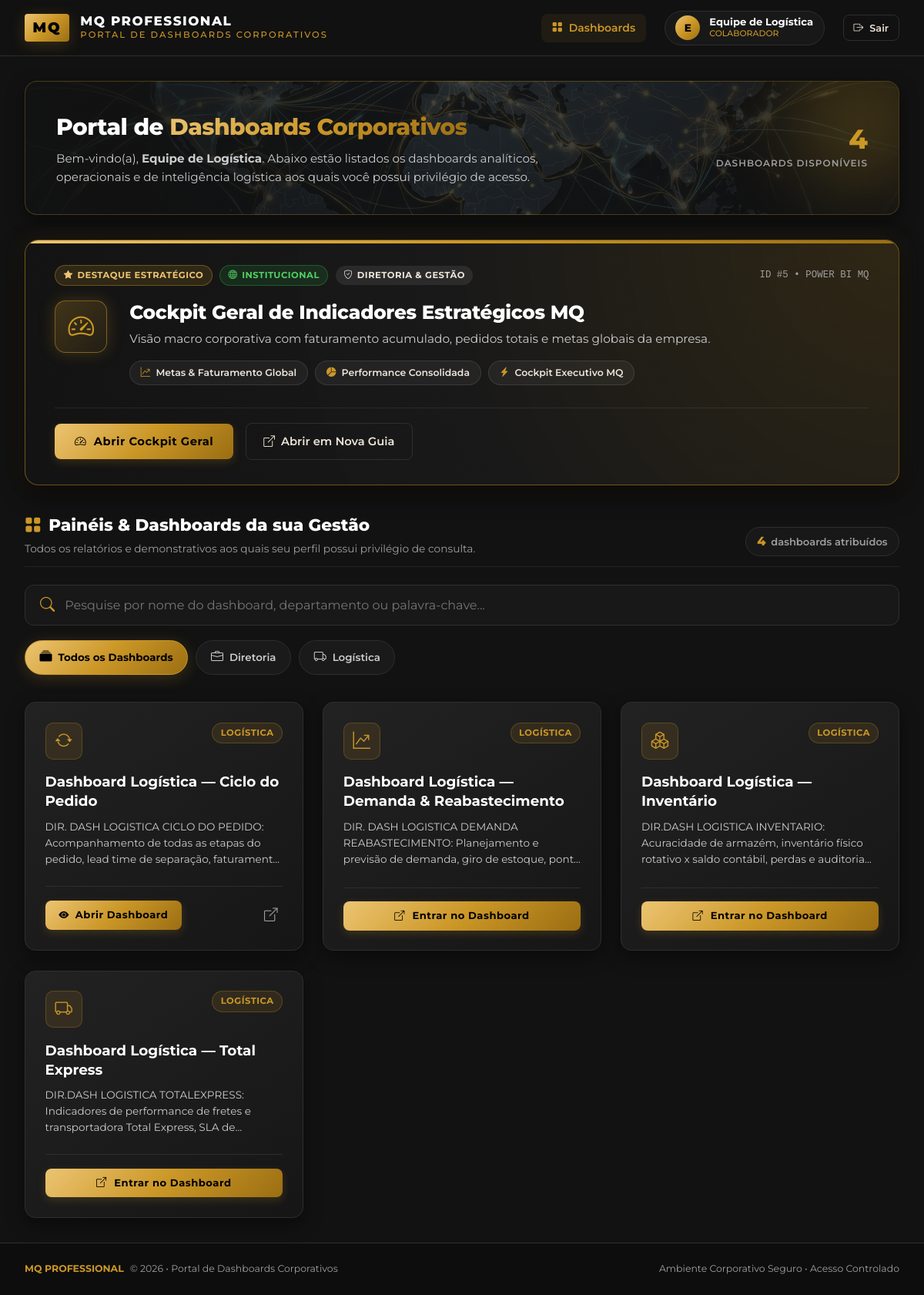
The app's page /portal (signed in) with its own data.
### tables this page shows
CREATE TABLE reports (
        id INTEGER PRIMARY KEY AUTOINCREMENT,
        title TEXT NOT NULL,
        description TEXT,
        department_id INTEGER NOT NULL,
        embed_url TEXT NOT NULL,
        icon TEXT DEFAULT 'bi-bar-chart-line',
        is_public INTEGER DEFAULT 0, -- 1 se visível para todos os usuários logados
        display_order INTEGER DEFAULT 0,
        active INTEGER DEFAULT 1,
        created_at DATETIME DEFAULT CURRENT_TIMESTAMP,
        FOREIGN KEY (department_id) REFERENCES departments (id) ON DELETE CASCADE
    );

CREATE TABLE departments (
        id INTEGER PRIMARY KEY AUTOINCREMENT,
        name TEXT NOT NULL,
        code TEXT UNIQUE NOT NULL,
        description TEXT,
        icon TEXT DEFAULT 'bi-folder',
        color TEXT DEFAULT '#CB9727',
        created_at DATETIME DEFAULT CURRENT_TIMESTAMP
    );

### app.py (the view)
@app.route('/portal')
@login_required
def portal():
    user_id = session['user_id']
    is_admin = session.get('role') == 'admin'
    selected_dept = request.args.get('dept', 'todos')
    accessible_departments = get_user_accessible_departments(user_id, is_admin)
    all_user_reports = get_reports_for_user(user_id, is_admin, 'todos')
    featured_report = None
    for r in all_user_reports:
        if r['id'] == 5 or 'Cockpit Geral' in r['title']:
            featured_report = r
            break
    raw_reports = get_reports_for_user(user_id, is_admin, selected_dept)
    reports = [r for r in raw_reports if not (featured_report and r['id'] == featured_report['id'])]
    return render_template(
        'index.html',
        reports=reports,
        featured_report=featured_report,
        departments=accessible_departments,
        selected_dept=selected_dept,
        total_reports=len(reports)
    )

### app.py (called while the page is built)
def login_required(f):
    @wraps(f)
    def decorated_function(*args, **kwargs):
        if 'user_id' not in session:
            flash('Por favor, faça login para acessar a Intranet.', 'warning')
            return redirect(url_for('login', next=request.url))
        return f(*args, **kwargs)
    return decorated_function

def resolve_embed_url(url):
    if not url:
        return ''
    try:
        host = request.host.split(':')[0]
        if host not in ('localhost', '127.0.0.1'):
            return url.replace('localhost:', f'{host}:').replace('127.0.0.1:', f'{host}:')
    except Exception:
        pass
    return url

@app.context_processor
def inject_globals():
    return {
        'current_user': {
            'id': session.get('user_id'),
            'username': session.get('username'),
            'name': session.get('name'),
            'role': session.get('role'),
            'is_admin': session.get('role') == 'admin'
        } if 'user_id' in session else None,
        'resolve_url': resolve_embed_url
    }

### database.py (called while the page is built)
def get_db():
    conn = sqlite3.connect(Config.DATABASE)
    conn.row_factory = sqlite3.Row
    conn.execute("PRAGMA foreign_keys = ON;")
    return conn

def get_user_accessible_departments(user_id, is_admin=False):
    conn = get_db()
    if is_admin:
        depts = conn.execute('''
            SELECT DISTINCT d.*
            FROM departments d
            JOIN reports r ON r.department_id = d.id AND r.active = 1
            ORDER BY d.name ASC
        ''').fetchall()
    else:
        depts = conn.execute('''
            SELECT DISTINCT d.*
            FROM departments d
            JOIN reports r ON r.department_id = d.id AND r.active = 1
            WHERE (
                r.is_public = 1
                OR d.id IN (SELECT department_id FROM user_departments WHERE user_id = ?)
                OR r.id IN (SELECT report_id FROM user_reports WHERE user_id = ?)
            )
            ORDER BY d.name ASC
        ''', (user_id, user_id)).fetchall()
    conn.close()
    return depts

### templates/index.html (shortened to what this page needs)
{% extends "base.html" %}
{% block extra_css %}
<link rel="stylesheet" href="{{ url_for('static', filename='css/portal.css') }}">
{% endblock %}
{% block content %}
<section class="portal-hero">
    <div style="max-width: 680px; z-index: 2;">
        <h1 class="portal-hero-title">Portal de <span>Dashboards Corporativos</span></h1>
        <p class="portal-hero-desc">
            Bem-vindo(a), <strong>{{ current_user.name }}</strong>. Abaixo estão listados os dashboards analíticos, operacionais e de inteligência logística aos quais você possui privilégio de acesso.
        </p>
    </div>
    <div class="portal-hero-stats" style="z-index: 2;">
        <div class="hero-stat-card">
            <div class="hero-stat-val" id="visibleReportsCounter">{{ total_reports }}</div>
            <div class="hero-stat-lbl">Dashboards Disponíveis</div>
        </div>
    </div>
</section>
{% if featured_report %}
<section class="portal-spotlight-section">
    <div class="spotlight-card">
        <div class="spotlight-header">
            <div class="spotlight-badges">
                <span class="mq-badge mq-badge-gold">
                    <i class="bi bi-star-fill"></i> DESTAQUE ESTRATÉGICO
                </span>
                <span class="mq-badge mq-badge-public">
                    <i class="bi bi-globe"></i> INSTITUCIONAL
                </span>
                <span class="mq-badge" style="background: rgba(255,255,255,0.08); color: var(--mq-creme-1);">
                    <i class="bi bi-shield-check"></i> DIRETORIA & GESTÃO
                </span>
            </div>
            <span style="font-size: 0.78rem; color: var(--mq-gray-muted); font-family: monospace;">
                ID #{{ featured_report.id }} • POWER BI MQ
            </span>
        </div>
        <div class="spotlight-body">
            <div class="spotlight-icon-box">
                <i class="bi {{ featured_report.icon or 'bi-speedometer2' }}"></i>
            </div>
            <div class="spotlight-info-col">
                <h2 class="spotlight-title">{{ featured_report.title }}</h2>
                <p class="spotlight-desc">
                    {{ featured_report.description or 'Visão macro corporativa com faturamento acumulado, pedidos totais e metas globais da empresa.' }}
                </p>
                <div class="spotlight-tags">
                    <div class="spotlight-tag-item">
                        <i class="bi bi-graph-up-arrow"></i> Metas & Faturamento Global
                    </div>
                    <div class="spotlight-tag-item">
                        <i class="bi bi-pie-chart-fill"></i> Performance Consolidada
                    </div>
                    <div class="spotlight-tag-item">
                        <i class="bi bi-lightning-charge-fill"></i> Cockpit Executivo MQ
                    </div>
                </div>
            </div>
        </div>
        <div class="spotlight-actions">
            <a href="{{ url_for('view_report', report_id=featured_report.id) }}" class="btn-mq-gold spotlight-btn-primary">
                <i class="bi bi-speedometer2"></i> Abrir Cockpit Geral
            </a>
            <a href="{{ featured_report.embed_url }}" target="_blank" rel="noopener noreferrer" class="btn-mq-outline spotlight-btn-secondary" title="Abrir em nova aba do navegador">
                <i class="bi bi-box-arrow-up-right"></i> Abrir em Nova Guia
            </a>
        </div>
    </div>
</section>
{% endif %}
<div class="portal-section-title-wrap">
    <div>
        <h2 class="portal-section-heading">
            <i class="bi bi-grid-fill" style="color: var(--mq-gold);"></i>
            {% if selected_dept != 'todos' %}
                Dashboards — {{ selected_dept | upper }}
            {% else %}
                Painéis & Dashboards da sua Gestão
            {% endif %}
        </h2>
        <p class="portal-section-sub">
            Todos os relatórios e demonstrativos aos quais seu perfil possui privilégio de consulta.
        </p>
    </div>
    <div class="portal-section-counter">
        <span class="badge-count">{{ total_reports }}</span> dashboards atribuídos
    </div>
</div>
<section class="portal-filter-bar">
    <div class="search-box-wrapper">
        <input type="text" id="reportSearchInput" class="search-input" placeholder="Pesquise por nome do dashboard, departamento ou palavra-chave..." autocomplete="off">
    </div>
    <div class="dept-pills-container">
        <a href="{{ url_for('portal', dept='todos') }}" class="dept-pill {% if selected_dept == 'todos' %}active{% endif %}">
            <i class="bi bi-collection-fill"></i> Todos os Dashboards
        </a>
        {% for dept in departments %}
        <a href="{{ url_for('portal', dept=dept.code) }}" class="dept-pill {% if selected_dept == dept.code %}active{% endif %}">
            <i class="bi {{ dept.icon }}"></i> {{ dept.name }}
        </a>
        {% endfor %}
    </div>
</section>
<section class="reports-grid" id="reportsGrid">
    {% for report in reports %}
    <article class="report-card {% if featured_report and report.id == featured_report.id %}report-card-featured{% endif %}"
             data-title="{{ report.title | lower }}"
             data-desc="{{ report.description | lower }}"
             data-dept="{{ report.department_name | lower }}">
        <div>
            <div class="report-card-top">
                <div class="report-icon-box">
                    <i class="bi {{ report.icon }}"></i>
                </div>
                <div>
                    {% if report.is_public %}
                    <span class="mq-badge mq-badge-public">
                        <i class="bi bi-globe"></i> Institucional
                    </span>
                    {% else %}
                    <span class="mq-badge" style="background: rgba(203, 151, 39, 0.12); color: {{ report.department_color }}; border: 1px solid {{ report.department_color }}44;">
                        {{ report.department_name }}
                    </span>
                    {% endif %}
                </div>
            </div>
            <h2 class="report-title">{{ report.title }}</h2>
            <p class="report-desc">{{ report.description or 'Relatório analítico e operacional de inteligência de negócios MQ Professional.' }}</p>
        </div>
        <div class="report-card-footer">
            {% if 'reportembed' in report.embed_url.lower() and not report.embed_url.startswith('http://localhost') and not report.embed_url.startswith('http://10.') %}
            <a href="{{ resolve_url(report.embed_url) }}" target="_blank" rel="noopener noreferrer" class="btn-mq-gold" style="padding: 0.55rem 1.1rem; font-size: 0.82rem; width: 100%; justify-content: center; gap: 0.6rem;">
                <i class="bi bi-box-arrow-up-right"></i> Entrar no Dashboard
            </a>
            {% else %}
            <a href="{{ url_for('view_report', report_id=report.id) }}" class="btn-mq-gold" style="padding: 0.55rem 1.1rem; font-size: 0.82rem;">
                <i class="bi bi-eye-fill"></i> Abrir Dashboard
            </a>
            <a href="{{ resolve_url(report.embed_url) }}" target="_blank" rel="noopener noreferrer" class="report-external-link" title="Abrir diretamente em nova guia">
                <i class="bi bi-box-arrow-up-right"></i>
            </a>
            {% endif %}
        </div>
    </article>
    {% endfor %}
</section>
{% endblock %}

### static/css/mq_theme.css (style rules this page uses)
:root { --mq-black: #000000; --mq-black-bg: #121212; --mq-black-surface: #181818; --mq-black-card: #1f1f1f; --mq-black-card-hover: #262626; --mq-border: #2e2e2e; --mq-border-subtle: #242424; --mq-white: #FFFFFF; --mq-creme: #FDFBD4; --mq-creme-2: #EDE4DA; --mq-gray-muted: #9E9E9E; --mq-gray-light: #CCCCCC; --mq-gold: #CB9727; --mq-gold-light: #ECC472; --mq-gold-dark: #9B6E12; --mq-gold-glow: rgba(203, 151, 39, 0.25); --mq-gold-subtle: rgba(203, 151, 39, 0.12); --mq-grad-gold: linear-gradient(135deg, #ECC472 0%, #CB9727 50%, #9B6E12 100%); --mq-grad-gold-hover: linear-gradient(135deg, #F5D792 0%, #D8A535 50%, #B07E15 100%); --mq-grad-dark: linear-gradient(180deg, #1A1A1A 0%, #121212 100%); --mq-grad-card: linear-gradient(145deg, #222222 0%, #161616 100%); --mq-success: #28A745; --mq-danger: #DC3545; --mq-warning: #FFC107; --mq-info: #17A2B8; --mq-primary-blue: #0D6EFD; --font-main: 'Montserrat', -apple-system, BlinkMacSystemFont, sans-serif; --transition-smooth: all 0.25s cubic-bezier(0.4, 0, 0.2, 1); --shadow-card: 0 8px 24px rgba(0, 0, 0, 0.45); --shadow-gold: 0 4px 20px rgba(203, 151, 39, 0.22); }
*, *::before, *::after { box-sizing: border-box; margin: 0; padding: 0; }
body { font-family: var(--font-main); background-color: var(--mq-black-bg); color: var(--mq-creme-2); min-height: 100vh; display: flex; flex-direction: column; line-height: 1.5; -webkit-font-smoothing: antialiased; }
a { color: var(--mq-gold); text-decoration: none; transition: var(--transition-smooth); }
.btn-mq-gold { background: var(--mq-grad-gold); color: var(--mq-black); font-weight: 700; font-size: 0.875rem; letter-spacing: 0.5px; padding: 0.65rem 1.4rem; border-radius: 8px; border: none; cursor: pointer; display: inline-flex; align-items: center; justify-content: center; gap: 0.5rem; transition: var(--transition-smooth); box-shadow: 0 4px 12px rgba(203, 151, 39, 0.2); }
.btn-mq-outline { background: transparent; color: var(--mq-creme-2); border: 1px solid var(--mq-border); font-weight: 600; font-size: 0.875rem; padding: 0.6rem 1.25rem; border-radius: 8px; cursor: pointer; display: inline-flex; align-items: center; gap: 0.5rem; transition: var(--transition-smooth); }
.mq-badge { display: inline-flex; align-items: center; gap: 0.35rem; font-size: 0.72rem; font-weight: 700; text-transform: uppercase; letter-spacing: 0.5px; padding: 0.25rem 0.65rem; border-radius: 20px; }
.mq-badge-gold { background: rgba(203, 151, 39, 0.15); color: var(--mq-gold-light); border: 1px solid rgba(203, 151, 39, 0.4); }
.mq-badge-public { background: rgba(40, 167, 69, 0.15); color: #51cf66; border: 1px solid rgba(40, 167, 69, 0.4); }

### records on screen
reports: id "5", title "Cockpit Geral de Indicadores Estratégicos MQ", description "Visão macro corporativa com faturamento acumulado, pedidos totais e metas globais da empresa."
departments: name "Diretoria"
departments: name "Logística"
reports: department_name "LOGÍSTICA", title "Dashboard Logística — Ciclo do Pedido", description "DIR. DASH LOGISTICA CICLO DO PEDIDO: Acompanhamento de todas as etapas do pedido, lead time de separação,…"
reports: department_name "LOGÍSTICA", title "Dashboard Logística — Demanda & Reabastecimento", description "DIR. DASH LOGISTICA DEMANDA REABASTECIMENTO: Planejamento e previsão de demanda, giro de estoque,…"
reports: department_name "LOGÍSTICA", title "Dashboard Logística — Inventário", description "DIR.DASH LOGISTICA INVENTARIO: Acuracidade de armazém, inventário físico rotativo x saldo contábil, perdas e…"
reports: department_name "LOGÍSTICA", title "Dashboard Logística — Total Express", description "DIR.DASH LOGISTICA TOTALEXPRESS: Indicadores de performance de fretes e transportadora Total Express, SLA…"

### other values on screen
{{ current_user.name[:1] | upper }} "E"
{{ current_user.name }} "Equipe de Logística"
{{ total_reports }} "4"
